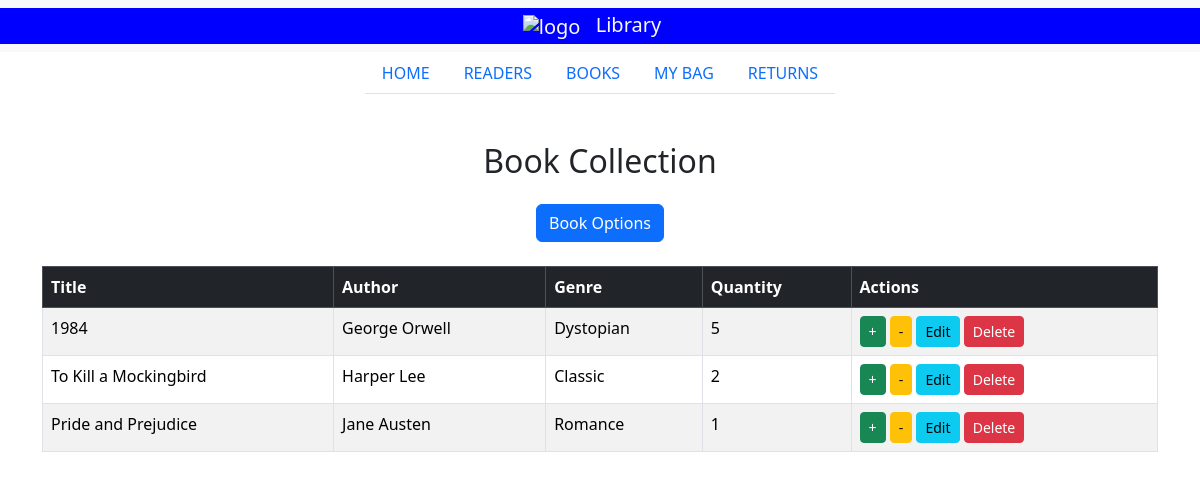
/books/, run on an earlier commit of the app's database.
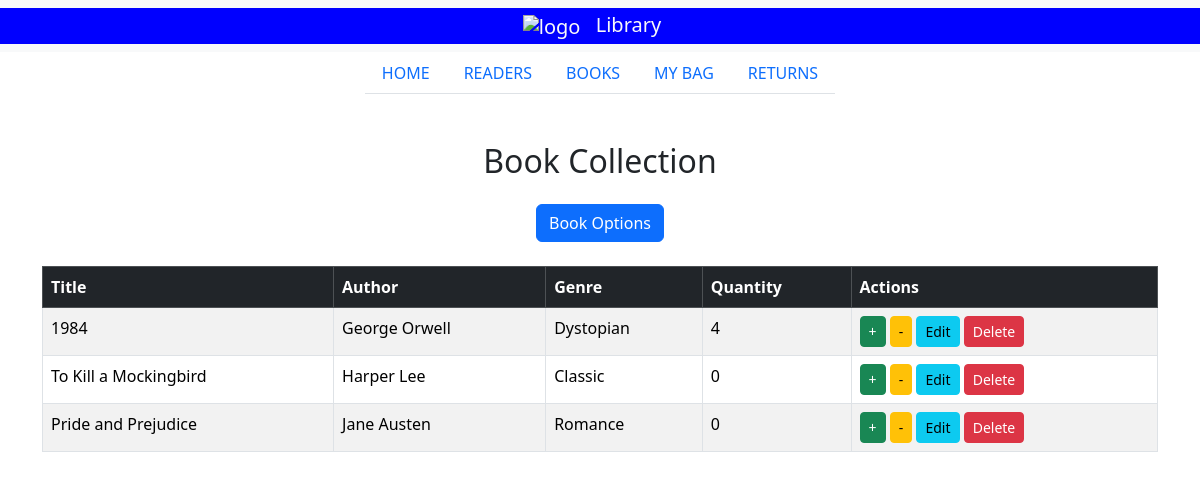
And on a later commit of the database.
### lims_app/models.py (models this page shows, shortened)
class Book(models.Model):
    title = models.CharField(max_length=200)
    author = models.CharField(max_length=200)
    genre = models.CharField(max_length=100)
    available_quantity = models.PositiveIntegerField(default=1)

### lims_app/views.py (the view)
# urls.py: path('books/', views.book_list, name='book_list'),
def book_list(request):
    query = request.GET.get('search', '')
    if query:
        books = Book.objects.filter(
            Q(title__icontains=query) |
            Q(author__icontains=query) |
            Q(genre__icontains=query)
        )
    else:
        books = Book.objects.all()
    return render(request, 'books.html', {'books': books, 'query': query})

### lims_app/templates/books.html (shortened to what this page needs)
{% extends "index.html" %}
{% block main_content %}
<div class="container mt-5">
    <h2 class="text-center mb-4">Book Collection</h2>
    <div class="text-center mb-4">
        <button class="btn btn-primary" data-bs-toggle="modal" data-bs-target="#bookModal">Book Options</button>
    </div>
    <table class="table table-striped table-bordered mt-3">
        <thead class="table-dark">
            <tr>
                <th>Title</th>
                <th>Author</th>
                <th>Genre</th>
                <th>Quantity</th>
                <th>Actions</th>
            </tr>
        </thead>
        <tbody>
            {% for book in books %}
            <tr>
                <td>{{ book.title }}</td>
                <td>{{ book.author }}</td>
                <td>{{ book.genre }}</td>
                <td>{{ book.available_quantity }}</td>
                <td>
                    <a href="{% url 'increase_quantity' book.id %}" class="btn btn-success btn-sm">+</a>
                    <a href="{% url 'decrease_quantity' book.id %}" class="btn btn-warning btn-sm">-</a>
                    <a href="{% url 'update_book' book.id %}" class="btn btn-info btn-sm">Edit</a>
                    <a href="{% url 'delete_book' book.id %}" class="btn btn-danger btn-sm" onclick="return confirm('Delete this book?');">Delete</a>
                </td>
            </tr>
            {% empty %}
            <tr>
                <td colspan="5" class="text-center">No books found.</td>
            </tr>
            {% endfor %}
        </tbody>
    </table>
</div>
{% endblock %}

### lims_app/templates/index.html (shortened to what this page needs)
<!doctype html>
{% load static %}
<html lang="en">
  <head>
    <link href="https://cdn.jsdelivr.net/npm/bootstrap@5.3.8/dist/css/bootstrap.min.css" rel="stylesheet">
  </head>
  <body>
    <nav class="navbar bg-body-tertiary">
      <div class="container-fluid justify-content-center align-items-center" style="background-color: #0000FF">
        <span class="navbar-brand mb-0 h1 text-light">
          <img src="{% static 'lims_app/logo1.jpg' %}" alt="logo" height="45" style="margin-right: 10px">
          Library
        </span>
      </div>
    </nav>
        <div class="container-fluid d-flex justify-content-center align-items-center">
            <ul class="nav nav-tabs">
            <li class="nav-item">
                {% if current_tab == 'home' %}
                    <a class="nav-link active" aria-current="page"  href="/home">HOME</a>
                {% else %}
                    <a class="nav-link" aria-current="page"  href="/home">HOME</a>
                {% endif %}
            </li>
            <li class="nav-item">
                {% if current_tab == 'readers' %}
                    <a class="nav-link active" aria-current="page"  href="/readers">READERS</a>
                {% else %}
                    <a class="nav-link" aria-current="page"  href="/readers">READERS</a>
                {% endif %}
            </li>
            <li class="nav-item">
                <a class="nav-link {% if current_tab == 'books' %}active{% endif %}"
                href="{% url 'book_list' %}">
                    BOOKS
                </a>
            </li>
            <li class="nav-item">
                <a class="nav-link {% if current_tab == 'records' %}active{% endif %}"
                href="{% url 'records_tab' %}">
                MY BAG
                </a>
            </li>
            <li class="nav-item">
                {% if current_tab == 'returns' %}
                    <a class="nav-link active" aria-current="page"  href="/returns">RETURNS</a>
                {% else %}
                    <a class="nav-link" aria-current="page"  href="/returns">RETURNS</a>
                {% endif %}
            </li>
            </ul>
        </div>
         {% block main_content%}
         {% endblock %}
<link href="https://cdn.jsdelivr.net/npm/bootstrap@5.3.2/dist/css/bootstrap.min.css" rel="stylesheet">
  </body>
</html>

What changed in the data, as far as the page shows it:
changed Book "George Orwell": available_quantity "5" → "4"
changed Book "To Kill a Mockingbird": available_quantity "2" → "0"
changed Book "Pride and Prejudice": available_quantity "1" → "0"
